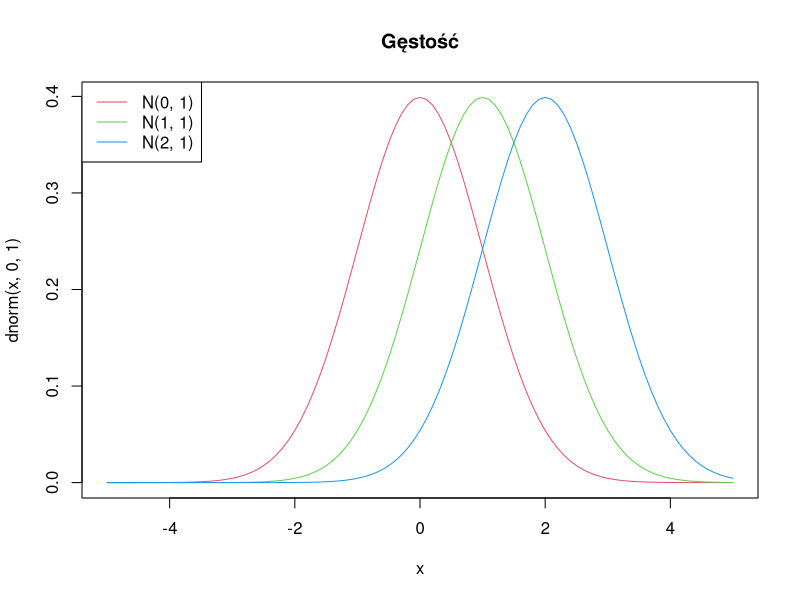
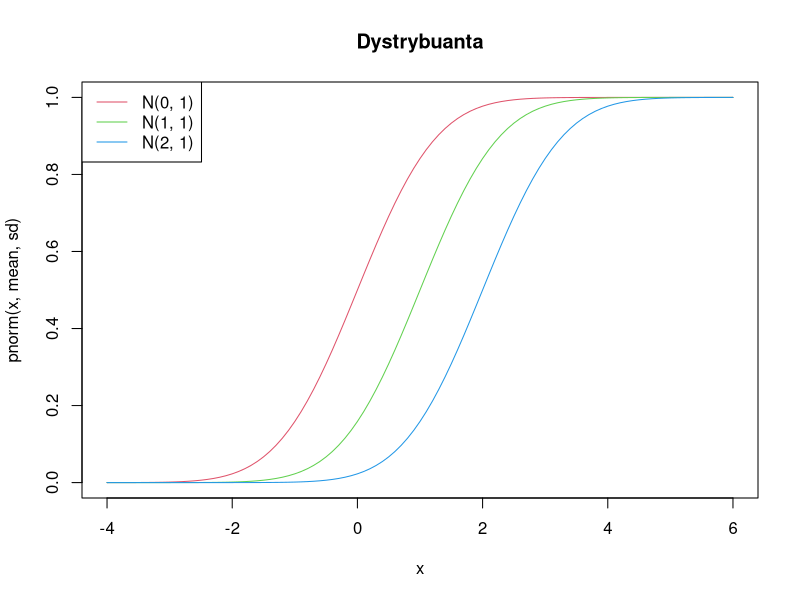
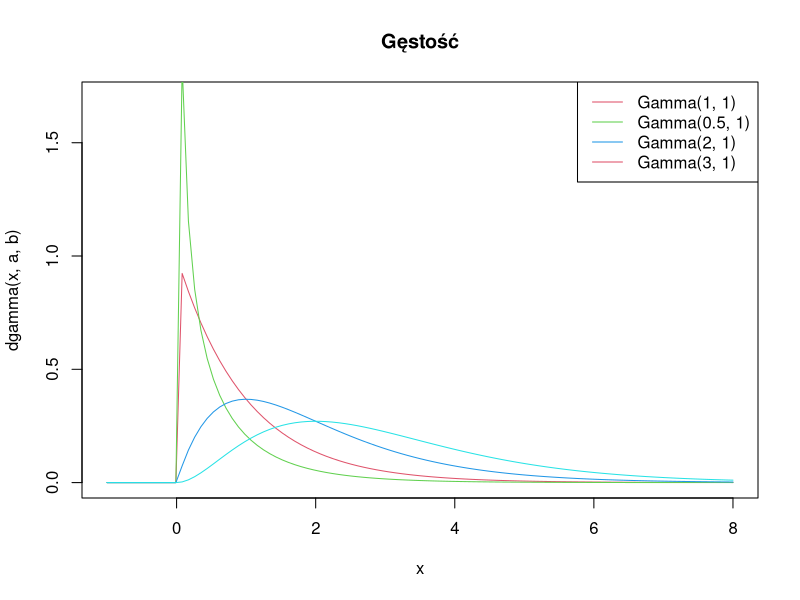
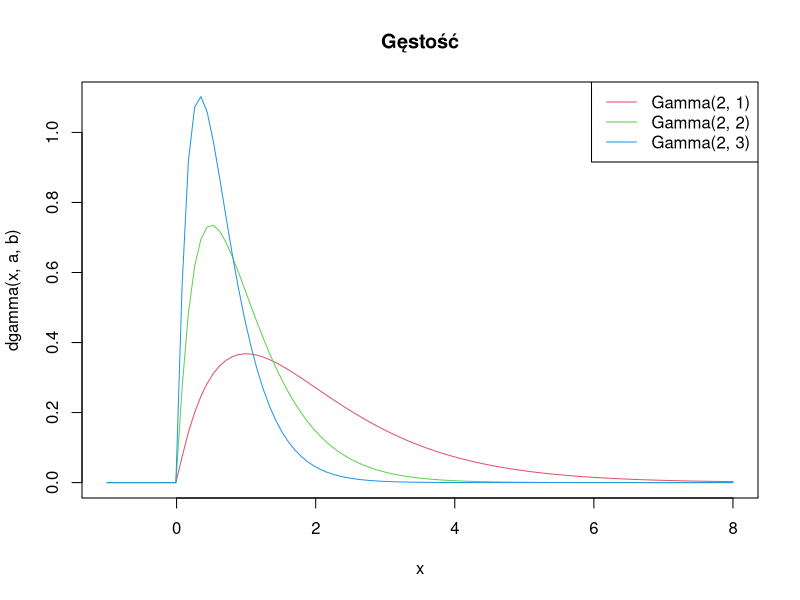
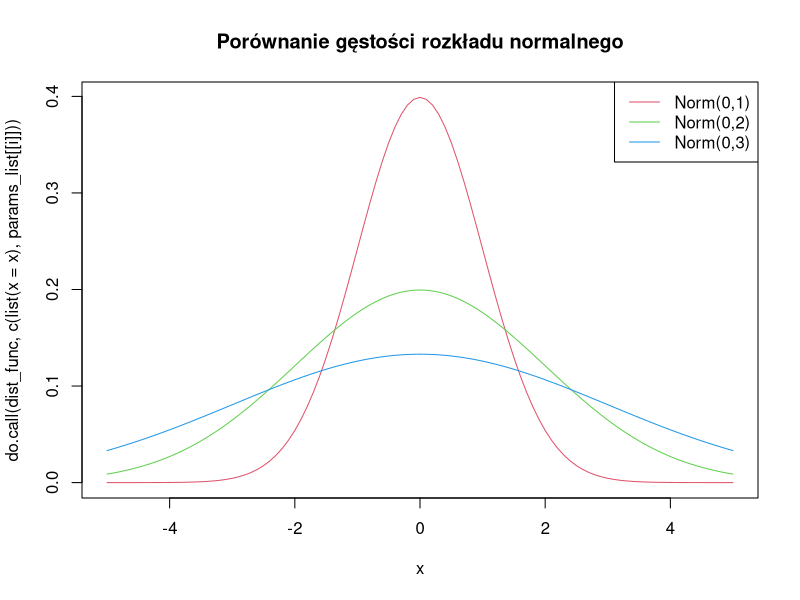

These figures' R source, in order:
#=======================================================#
#                  STATYSTYKA MATEMATYCZNA              # 
#                     LABORATORIUM 1                    #
#=======================================================#


# Cel: wybrane rozkłady prawdopodobieństwa --------------------------------

# norm - rozkład normalny
# chisq - rozkład chi-kwadrat
# gamma - rozkład gamma
# exp - rozkład wykładniczy
# f - rozkład F-Snedecora

# d - gęstość f(x) lub rozkład prawdopodobieństwa P(X = x)
# p - dystrybuanta F(x) = P(X <= x)
# q - funkcja kwantylowa 
# r - generowanie liczb pseudolosowych


# Zadanie 1 ---------------------------------------------------------------

# a) N(0, 1), N(1, 1), N(2, 1)


# gęstośćhttps://pages.mini.pw.edu.pl/~grzegorzewskip/www/?Dydaktyka:Statystyka_matematyczna:Laboratoria

curve(dnorm(x, 0, 1), -5, 5, col = 2)
curve(dnorm(x, 1, 1), -5, 5, col = 3, add = TRUE)
curve(dnorm(x, 2, 1), -5, 5, col = 4, add = TRUE)
legend("topleft", c("N(0, 1)", "N(1, 1)", "N(2, 1)"),
       lty = 1,
       col = c(2, 3, 4),
       text.col = 1)
title("Gęstość")

# dystrybuanta

params <- list(c(0, 1), c(1, 1), c(2, 1))
colors <- seq_along(params) + 1
for (i in seq_along(params)) {
  mean <- params[[i]][1]
  sd <- params[[i]][2]
  curve(pnorm(x, mean, sd),
        xlim = c(-4, 6),
        ylim = c(0, 1),
        col = colors[i],
        add = i > 1)
}
legend("topleft", sapply(params, function(x) paste0("N(", x[1], ", ", x[2], ")")),
       lty = 1,
       col = c(2, 3, 4),
       text.col = 1)
title("Dystrybuanta")

# funkcja przeżycia 



# b) N(0, 1), N(0, 0.5), N(0, 2)


# gęstość



# dystrybuanta



# funkcja przeżycia



# Zadanie 2 ---------------------------------------------------------------

# a) 
pnorm(179, 173, 6)

# b)
pnorm(180, 173, 6) - pnorm(167, 173, 6)

# c)
1 - pnorm(181, 173, 6)

# d)
qnorm(0.6, 173, 6)


# Zadanie 3 ---------------------------------------------------------------

# a)
qnorm(0.95, 0, 1)

# b)
qt(0.99, 20)

# c)
qchisq(0.95, 10)

# d)
qf(0.99, 3, 18)


# Zadanie 4 ---------------------------------------------------------------


# a)
params <- list(c(1, 1) , c(0.5, 1) , c(2, 1) , c(3, 1))
colors <- seq_along(params) + 1
for (i in seq_along(params)) {
  a <- params[[i]][1]
  b <- params[[i]][2]
  curve(dgamma(x, a, b),
        xlim = c(-1, 8),
        ylim = c(0, 1.7),
        col = colors[i],
        add = i > 1)
}
legend("topright", sapply(params, function(x) paste0("Gamma(", x[1], ", ", x[2], ")")),
       lty = 1,
       col = c(2, 3, 4),
       text.col = 1)
title("Gęstość")

# b)
params <- list(c(2, 1) , c(2, 2) , c(2, 3))
colors <- seq_along(params) + 1
for (i in seq_along(params)) {
  a <- params[[i]][1]
  b <- params[[i]][2]
  curve(dgamma(x, a, b),
        xlim = c(-1, 8),
        ylim = c(0, 1.1),
        col = colors[i],
        add = i > 1)
}
legend("topright", sapply(params, function(x) paste0("Gamma(", x[1], ", ", x[2], ")")),
       lty = 1,
       col = c(2, 3, 4),
       text.col = 1)
title("Gęstość")


# Zadanie 5 ---------------------------------------------------------------

# dist_func: nazwa funkcji (np. dgamma, dchisq, dt)
# params_list: lista list z parametrami dla każdej krzywej
# xlim: zakres osi X
# ylim: zakres osi Y (opcjonalny)
# main: tytuł wykresu
# labels: wektor nazw do legendy (opcjonalny)

plot_distributions <- function(dist_func, 
                               params_list, 
                               xlim, 
                               ylim = NULL, 
                               main,
                               labels = NULL) {
  colors <- seq_along(params_list) + 1
  for (i in seq_along(params_list)) {
    a <- params[[i]][1]
    b <- params[[i]][2]
    curve(do.call(dist_func, c(list(x = x), params_list[[i]])),
          xlim = xlim,
          ylim = ylim,
          col = colors[i],
          add = i > 1)
  }
  legend("topright", labels,
         lty = 1,
         col = colors,
         text.col = 1)
  title(main)
}

# --- Przykład użycia ---

params <- list(
  list(mean = 0, sd = 1),
  list(mean = 0, sd = 2),
  list(mean = 0, sd = 3)
)

plot_distributions(dnorm, 
                   params, 
                   xlim = c(-5, 5), 
                   main = "Porównanie gęstości rozkładu normalnego",
                   labels = c("Norm(0,1)", "Norm(0,2)", "Norm(0,3)"))


# Zadanie 6 ---------------------------------------------------------------



# Zadanie 7 ---------------------------------------------------------------



# Zadanie 8 ---------------------------------------------------------------


# a)



# b) 



# c) 



# Zadanie 9 ---------------------------------------------------------------

dgeom(0, 0.1)
dgeom(1, 0.1)
dgeom(2, 0.1)
1 - pgeom(10, 0.1)

# Zadanie 10 --------------------------------------------------------------

dhyper(0, 5, 200 - 5, 10)

# Zadanie 11 --------------------------------------------------------------


# a)

1 - pexp(1000, 0.0001)
1 - pexp(10000, 0.0001)
1 - pexp(30000, 0.0001)

# b)

qexp(0.1, 0.0001)

# Zadanie 12 --------------------------------------------------------------


# a)



# b)
